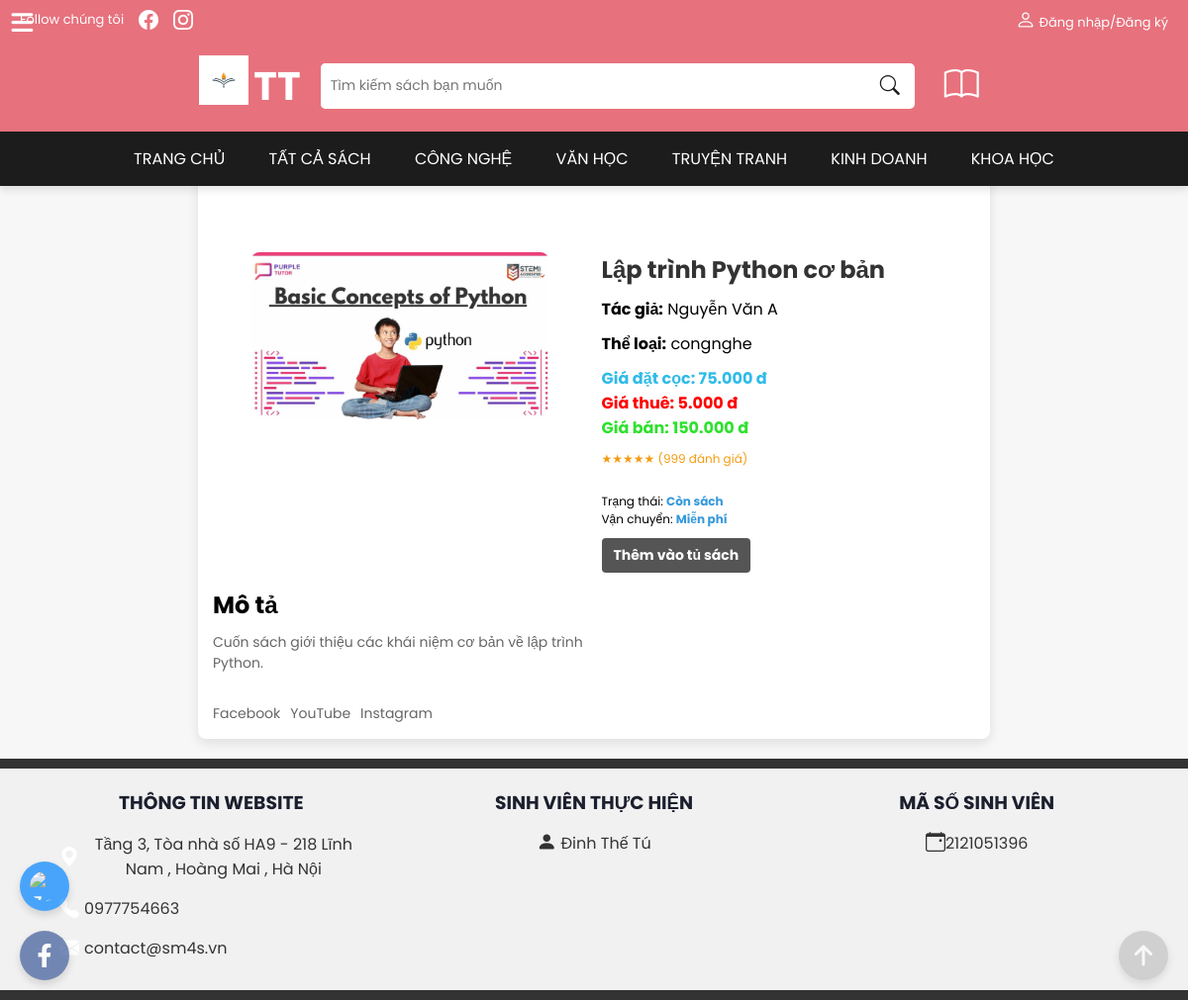
Page /php/chitietsach.php?id=S001 on the committed database.
### tables this page shows
CREATE TABLE `sach` (
  `MaSach` varchar(10) NOT NULL,
  `TenSach` varchar(100) NOT NULL,
  `TheLoai` varchar(50) NOT NULL,
  `TenTacGia` varchar(100) NOT NULL,
  `hinhanh` varchar(255) DEFAULT NULL,
  `GiaThue` decimal(10,2) NOT NULL,
  `GiaDatCoc` decimal(10,2) NOT NULL,
  `GiaBan` decimal(10,2) DEFAULT NULL,
  `MoTa` text DEFAULT NULL
);

### php/chitietsach.php (the view, shortened to what this page needs)
<?php
    $servername = "localhost";
    $username = "root";
    $password = "";
    $dbname = "qly_thuvien";
    $conn = new mysqli($servername, $username, $password, $dbname);
    $MaSach = isset($_GET['id']) ? $_GET['id'] : '';
    $product = null;
    if ($MaSach) {
        $stmt = $conn->prepare("SELECT MaSach, TenSach, TheLoai, TenTacGia, hinhanh, GiaThue, GiaBan, GiaDatCoc, MoTa FROM sach WHERE MaSach = ?");
        $stmt->bind_param("s", $MaSach);
        $stmt->execute();
        $result = $stmt->get_result();
        if ($result->num_rows > 0) {
            $product = $result->fetch_assoc();
        }
    }
?>
<!DOCTYPE html>
<html lang="vi">
<head>
</head>
<body>
<?php include 'header2.php'; ?>
<?php if ($product): ?>
<div class="container">
    <div class="product-gallery-and-details" style="margin-top:120px">
        <div class="product-gallery">
            <img class="main-image" src="<?php echo htmlspecialchars($product['hinhanh']); ?>" alt="<?php echo htmlspecialchars($product['TenSach']); ?>">
        </div>
        <div class="product-details">
            <h1><?php echo htmlspecialchars($product['TenSach']); ?></h1>
            <p><strong>Tác giả:</strong> <?php echo htmlspecialchars($product['TenTacGia']); ?></p>
            <p><strong>Thể loại:</strong> <?php echo htmlspecialchars($product['TheLoai']); ?></p>
            <div class="price">
                <p class="gia_datcoc">Giá đặt cọc: <?php echo number_format($product['GiaDatCoc'], 0, ',', '.'); ?> đ</p>
                <p class="rent-price">Giá thuê: <?php echo number_format($product['GiaThue'], 0, ',', '.'); ?> đ</p>
                <p class="sell-price">Giá bán: <?php echo is_null($product['GiaBan']) ? 'N/A' : number_format($product['GiaBan'], 0, ',', '.') . ' đ'; ?></p>
            </div>
            <div class="reviews">★★★★★ (999 đánh giá)</div>
            <div class="availability">
                <p>Trạng thái: <span>Còn sách</span></p>
                <p>Vận chuyển: <span>Miễn phí</span></p>
            </div>
            <div class="actions">
                <form method="POST">
                    <button type="submit" name="add_to_book">Thêm vào tủ sách</button>
                </form>
            </div>
        </div>
    </div>
    <div class="product-details">
        <h2>Mô tả</h2>
        <p class="short-description">
            <?php echo nl2br(htmlspecialchars($product['MoTa'])); ?>
        </p>
    </div>
    <div class="social-icons">
        <a href="https://web.facebook.com/">Facebook</a>
        <a href="https://www.youtube.com/">YouTube</a>
        <a href="https://www.instagram.com/">Instagram</a>
    </div>
</div>
<?php else: ?>
<div class="container">
    <p>Không tìm thấy sách.</p>
</div>
<?php endif; ?>
<?php include 'back.php'; ?>
<?php include 'footer.php'; ?>
</body>
</html>

### php/chitietsach.php (style rules this page uses)
* { margin: 0; padding: 0; box-sizing: border-box; }
html, body { height: 100%; margin: 0; font-family: 'Segoe UI', Tahoma, Geneva, Verdana, sans-serif; background-color: #f8f8f8; }
body { display: flex; flex-direction: column; justify-content: space-between; min-height: 100vh; }
.container { background-color: #fff; width: 80%; max-width: 800px; padding: 15px; border-radius: 8px; box-shadow: 0 4px 12px rgba(0, 0, 0, 0.1); display: flex; flex-direction: column; gap: 15px; margin: 120px auto 20px auto; flex: 1 0 auto; }
.product-gallery-and-details { display: flex; gap: 15px; width: 100%; }
.product-gallery { width: 50%; display: flex; flex-direction: column; align-items: center; gap: 10px; }
.product-gallery .main-image { width: 100%; max-width: 300px; border-radius: 8px; transition: transform 0.3s ease; cursor: pointer; }
.product-details { width: 50%; display: flex; flex-direction: column; gap: 10px; }
.product-details h1 { font-size: 24px; color: #333; }
.product-details .reviews { color: #f39c12; font-size: 12px; }
.product-details .price { font-size: 16px; font-weight: bold; }
.rent-price { color:red; }
.sell-price { color:rgb(45, 225, 45); }
.gia_datcoc { color:rgb(47, 187, 233); }
.product-details .short-description { line-height: 1.5; color: #666; font-size: 14px; max-width: 400px; }
.product-details .actions { display: flex; align-items: center; gap: 10px; }
.product-details .actions button { width: 25px; height: 25px; background-color: white; color: black; border: none; border-radius: 4px; font-size: 16px; font-weight: bold; cursor: pointer; transition: background-color 0.3s ease, transform 0.2s ease; }
.product-details .actions button[name="add_to_book"] { height: 35px; width: auto; padding: 6px 12px; background-color: #555555; border-radius: 4px; font-size: 14px; font-weight: bold; color: white; }
.availability { margin-top: 15px; font-size: 12px; }
.availability span { font-weight: bold; color: #3498db; }
.social-icons { display: flex; gap: 10px; margin-top: 15px; }
.social-icons a { text-decoration: none; color: #666; font-size: 14px; }

### php/header2.php (style rules this page uses)
* { margin: 0; padding: 0; box-sizing: border-box; }
body { font-family: Arial, sans-serif; background-color: #f7f7f7; z-index: 1000; }

### php/menu_left.php (style rules this page uses)
* { margin: 0; padding: 0; box-sizing: border-box; font-family: 'Poppins', sans-serif; }

### rows in the picture
sach: hinhanh (picture), TenSach "Lập trình Python cơ bản", TenTacGia "Nguyễn Văn A", TheLoai "congnghe", GiaDatCoc "75.000", GiaThue "5.000", GiaBan "150.000", MoTa "Cuốn sách giới thiệu các khái niệm cơ bản về lập trình Python."

### other values in the picture
$address "Tầng 3, Tòa nhà số HA9 - 218 Lĩnh Nam , Hoàng Mai , Hà Nội"
$phone "0977754663"
$email "contact@sm4s.vn"
